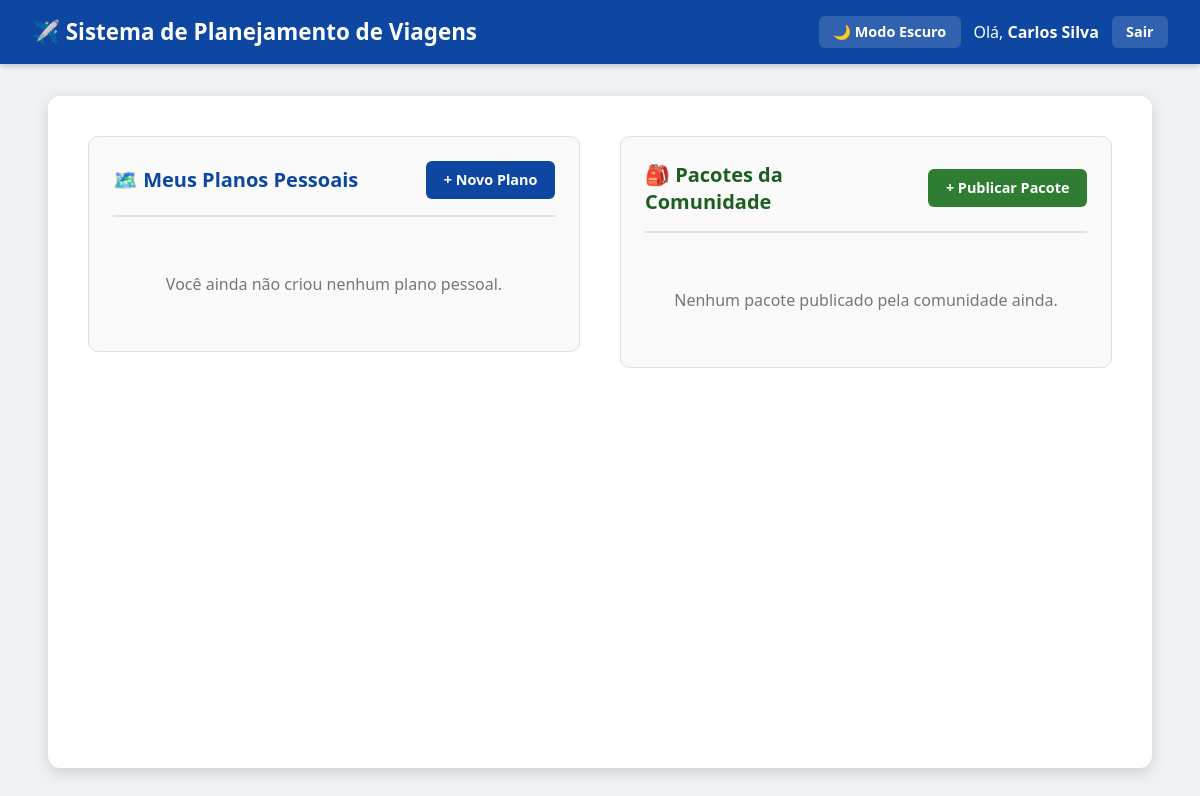
/dashboard (signed in), run on an earlier commit of the app's database.
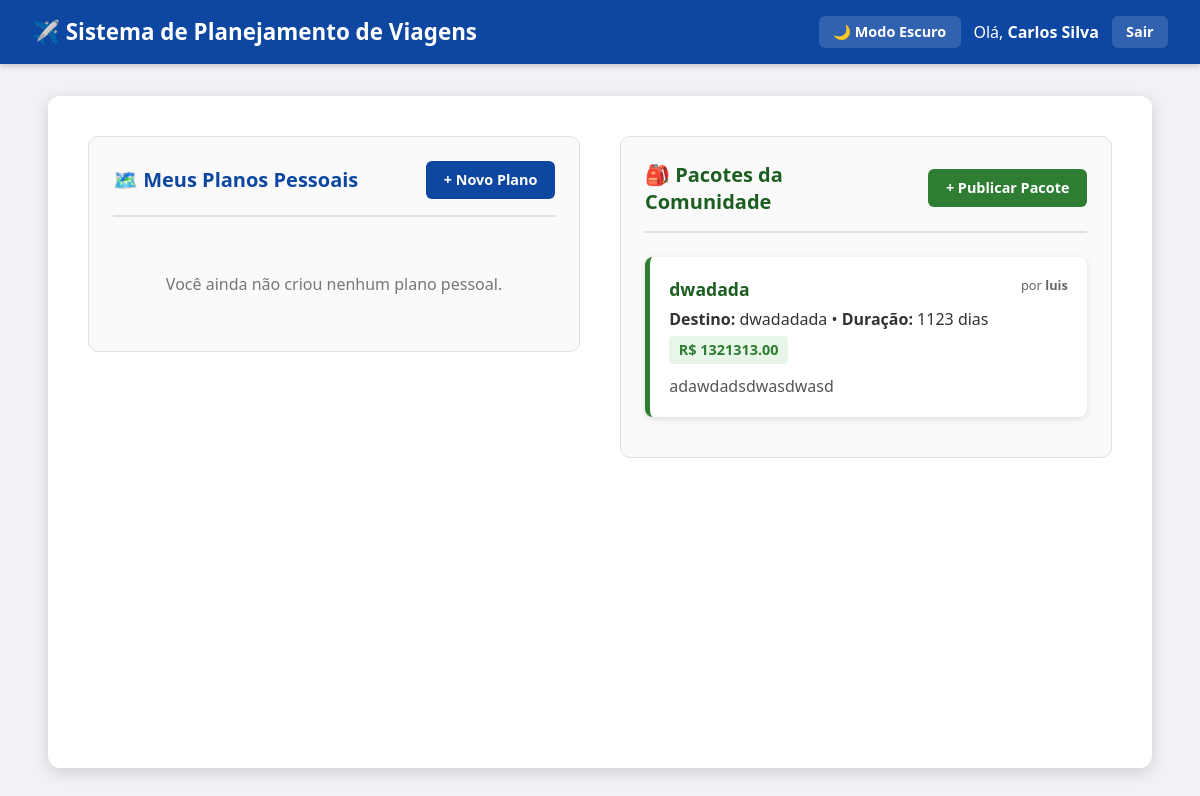
And on a later commit of the database.
### tables this page shows
CREATE TABLE usuarios (
                id INTEGER PRIMARY KEY AUTOINCREMENT,
                username TEXT UNIQUE NOT NULL,
                nome TEXT NOT NULL,
                senha_hash TEXT NOT NULL,
                ultimo_login TEXT NULL,
                ativo INTEGER DEFAULT 1 NOT NULL
            );

CREATE TABLE pacotes (
                id INTEGER PRIMARY KEY AUTOINCREMENT,
                usuario_id INTEGER NOT NULL,
                titulo TEXT NOT NULL,
                destino TEXT NOT NULL,
                duracao_dias INTEGER NOT NULL,
                preco REAL NOT NULL,
                descricao TEXT NOT NULL,
                FOREIGN KEY (usuario_id) REFERENCES usuarios (id)
            );

### app/controllers/planos.py (the view)
@plano_bp.route('/dashboard')
def dashboard():
    username = session.get('usuario_logado')
    usuario = Usuario.buscar_por_username(username)
    if not usuario:
        session.clear()
        return redirect(url_for('auth.login'))
    planos = Plano.buscar_por_usuario(usuario.id)
    pacotes_publicos = Pacote.listar_todos_publicos() # Busca pacotes de todos os usuários
    return render_template(
        'dashboard.html',
        nome=session.get('nome_usuario'),
        planos=planos,
        pacotes=pacotes_publicos
    )

### app/database.py (called while the page is built)
    def __enter__(self):
        self.connection = sqlite3.connect(self.db_path)
        self.connection.row_factory = sqlite3.Row
        return self.connection

    def __exit__(self, exc_type, exc_val, exc_tb):
        if self.connection:
            if exc_type is not None:
                self.connection.rollback()
            else:
                self.connection.commit()
            self.connection.close()

### app/models/pacote.py (called while the page is built)
    @classmethod
    def _instanciar_da_row(cls, row):
        if not row:
            return None
        return cls(
            id=row['id'],
            usuario_id=row['usuario_id'],
            titulo=row['titulo'],
            destino=row['destino'],
            duracao_dias=row['duracao_dias'],
            preco=row['preco'],
            descricao=row['descricao'],
            autor_nome=row['autor_nome'] if 'autor_nome' in row.keys() else None
        )

    @classmethod
    def listar_todos_publicos(cls):
        with DatabaseConnection() as conn:
            cursor = conn.cursor()
            cursor.execute("""
                SELECT pacotes.*, usuarios.nome AS autor_nome
                FROM pacotes
                INNER JOIN usuarios ON pacotes.usuario_id = usuarios.id
                ORDER BY pacotes.id DESC
            """)
            rows = cursor.fetchall()
            return [cls._instanciar_da_row(row) for row in rows]

### app/models/plano.py (called while the page is built)
    @classmethod
    def buscar_por_usuario(cls, usuario_id: int):
        with DatabaseConnection() as conn:
            cursor = conn.cursor()
            cursor.execute("SELECT * FROM planos WHERE usuario_id = ?", (usuario_id,))
            rows = cursor.fetchall()
            return [cls._instanciar_da_row(row) for row in rows]

### app/models/usuario.py (called while the page is built)
    @classmethod
    def _instanciar_da_row(cls, row):
        if not row:
            return None
        return cls(
            id=row['id'],
            username=row['username'],
            nome=row['nome'],
            senha_hash=row['senha_hash'],
            ultimo_login=row['ultimo_login'],
            ativo=bool(row['ativo'])
        )

    @classmethod
    def buscar_por_username(cls, username: str):
        with DatabaseConnection() as conn:
            cursor = conn.cursor()
            cursor.execute(
                "SELECT * FROM usuarios WHERE username = ? AND ativo = 1",
                (username,)
            )
            row = cursor.fetchone()
            return cls._instanciar_da_row(row)

### app/views/templates/dashboard.html (shortened to what this page needs)
{% extends 'base.html' %}
{% block content %}
<div class="dashboard-grid">
    <div class="coluna-secao">
        <div class="coluna-header">
            <h2>🗺️ Meus Planos Pessoais</h2>
            <a href="{{ url_for('plano.criar_plano') }}" class="btn-acao btn-azul">+ Novo Plano</a>
        </div>
        {% if planos %}
            {% for plano in planos %}
                <div class="card-item card-plano">
                    <div style="font-size: 1.1rem; font-weight: bold; color: #0d47a1; margin-bottom: 0.3rem;">
                        {{ plano.pais }} ({{ plano.continente }})
                    </div>
                    <p><strong>Hospedagem:</strong> {{ plano.apartamento }}</p>
                    <p style="color: #555; margin-top: 0.4rem;">{{ plano.descricao }}</p>
                </div>
            {% endfor %}
        {% else %}
            <p style="text-align: center; color: #777; padding: 2rem 0;">
                Você ainda não criou nenhum plano pessoal.
            </p>
        {% endif %}
    </div>
    <div class="coluna-secao">
        <div class="coluna-header">
            <h2 style="color: #1b5e20;">🎒 Pacotes da Comunidade</h2>
            <a href="{{ url_for('pacote.criar_pacote') }}" class="btn-acao btn-verde">+ Publicar Pacote</a>
        </div>
        {% if pacotes %}
            {% for pacote in pacotes %}
                <div class="card-item card-pacote">
                    <div style="display: flex; justify-content: space-between; align-items: flex-start;">
                        <strong style="font-size: 1.1rem; color: #1b5e20;">{{ pacote.titulo }}</strong>
                        <span style="font-size: 0.8rem; color: #666;">por <strong>{{ pacote.autor_nome }}</strong></span>
                    </div>
                    <p style="margin-top: 0.3rem;">
                        <strong>Destino:</strong> {{ pacote.destino }} &bull; <strong>Duração:</strong> {{ pacote.duracao_dias }} dias
                    </p>
                    <span class="badge-preco">R$ {{ "%.2f"|format(pacote.preco) }}</span>
                    <p style="color: #555; margin-top: 0.6rem;">{{ pacote.descricao }}</p>
                </div>
            {% endfor %}
        {% else %}
            <p style="text-align: center; color: #777; padding: 2rem 0;">
                Nenhum pacote publicado pela comunidade ainda.
            </p>
        {% endif %}
    </div>
</div>
{% endblock %}

### app/views/templates/base.html (shortened to what this page needs)
<!DOCTYPE html>
<html lang="pt-BR">
<head>
</head>
<body class="{% if session.get('dark_mode') %}dark-mode{% endif %}">
    <header>
        <h1>✈️ Sistema de Planejamento de Viagens</h1>
        <div class="header-actions">
            <a href="{{ url_for('plano.alternar_tema') }}">
                {% if session.get('dark_mode') %}☀️ Modo Claro{% else %}🌙 Modo Escuro{% endif %}
            </a>
            {% if session.get('usuario_logado') %}
                <span>Olá, <strong>{{ session.get('nome_usuario') }}</strong></span>
                <a href="{{ url_for('auth.logout') }}">Sair</a>
            {% endif %}
        </div>
    </header>
    <div class="container">
        {% block content %}{% endblock %}
    </div>
</body>
</html>

### app/views/templates/base.html (style rules this page uses)
:root { --bg-body: #f0f2f5; --bg-container: #ffffff; --bg-secao: #fafafa; --bg-input: #ffffff; --text-main: #333333; --text-muted: #555555; --border-color: #e0e0e0; --primary-color: #0d47a1; --header-bg: #0d47a1; }
* { box-sizing: border-box; margin: 0; padding: 0; font-family: 'Segoe UI', Tahoma, Geneva, Verdana, sans-serif; }
body { background-color: var(--bg-body); color: var(--text-main); min-height: 100vh; display: flex; flex-direction: column; transition: background-color 0.25s, color 0.25s; }
header { background-color: var(--header-bg); color: white; padding: 1rem 2rem; display: flex; justify-content: space-between; align-items: center; box-shadow: 0 2px 6px rgba(0,0,0,0.2); }
header h1 { font-size: 1.4rem; }
.header-actions { display: flex; align-items: center; gap: 0.8rem; }
header a { color: white; text-decoration: none; font-weight: bold; background: rgba(255,255,255,0.15); padding: 0.4rem 0.9rem; border-radius: 6px; font-size: 0.9rem; }
.container { width: 92%; max-width: 1200px; margin: 2rem auto; background: var(--bg-container); padding: 2.5rem; border-radius: 12px; box-shadow: 0 4px 16px rgba(0, 0, 0, 0.15); flex: 1; }

### app/views/templates/dashboard.html (style rules this page uses)
.dashboard-grid { display: grid; grid-template-columns: 1fr 1fr; gap: 2.5rem; align-items: start; width: 100%; }
.coluna-secao { background: var(--bg-secao); border: 1px solid var(--border-color); border-radius: 10px; padding: 1.5rem; width: 100%; }
.coluna-header { display: flex; justify-content: space-between; align-items: center; border-bottom: 2px solid var(--border-color); padding-bottom: 1rem; margin-bottom: 1.5rem; gap: 1rem; }
.coluna-header h2 { font-size: 1.25rem; color: var(--primary-color); }
.btn-acao { text-decoration: none; color: white; padding: 0.6rem 1.1rem; border-radius: 6px; font-weight: bold; font-size: 0.9rem; white-space: nowrap; transition: opacity 0.2s; }
.btn-azul { background-color: #0d47a1; }
.btn-verde { background-color: #2e7d32; }
.card-item { background: var(--bg-container); color: var(--text-main); padding: 1.2rem; border-radius: 8px; margin-bottom: 1rem; box-shadow: 0 2px 6px rgba(0,0,0,0.12); line-height: 1.5; }
.card-pacote { border-left: 5px solid #2e7d32; }
.badge-preco { display: inline-block; background: #e8f5e9; color: #2e7d32; font-weight: bold; padding: 0.2rem 0.6rem; border-radius: 4px; font-size: 0.9rem; margin-top: 0.3rem; }

What changed in the data, as far as the page shows it:
added pacotes: titulo "dwadada", autor_nome "luis", destino "dwadadada", duracao_dias "1123", preco "1321313.00", descricao "adawdadsdwasdwasd"
Also different on the page:
text no longer shown: "Nenhum pacote publicado pela comunidade ainda."
